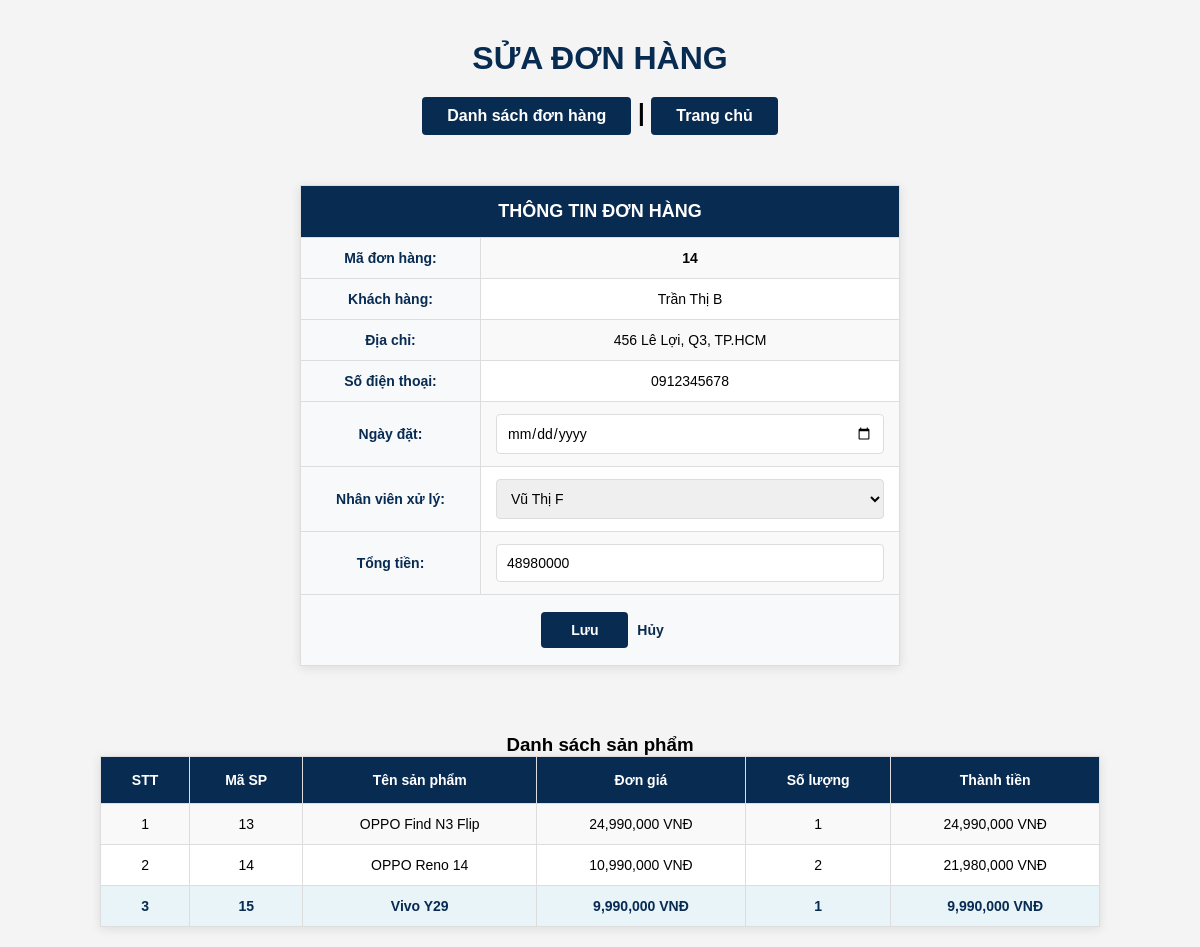
Page /donhang/donhang_edit.php?madh=14 (signed in) on the committed database.
### tables this page shows
CREATE TABLE donhang (
  madh INT AUTO_INCREMENT PRIMARY KEY,
  makh INT NOT NULL,
  ngaydat DATETIME NOT NULL,
  manv INT NOT NULL,
  trigia DOUBLE NOT NULL,
  FOREIGN KEY (makh) REFERENCES khachhang(makh) ON DELETE CASCADE,
  FOREIGN KEY (manv) REFERENCES nhanvien(manv) ON DELETE CASCADE
);

CREATE TABLE khachhang (
  makh INT PRIMARY KEY,
  tenkh VARCHAR(50) NOT NULL,
  diachi VARCHAR(50),
  sdt VARCHAR(30),
  FOREIGN KEY (makh) REFERENCES taikhoan(matk) ON DELETE CASCADE
);

CREATE TABLE nhanvien (
  manv INT PRIMARY KEY,
  tennv VARCHAR(50) NOT NULL,
  diachi VARCHAR(50) NOT NULL,
  sdt VARCHAR(30) NOT NULL,
  ns DATE NOT NULL,
  FOREIGN KEY (manv) REFERENCES taikhoan(matk) ON DELETE CASCADE
);

CREATE TABLE chitietdonhang (
  madh INT NOT NULL,
  masp INT NOT NULL,
  sl INT NOT NULL,
  PRIMARY KEY (madh, masp),
  FOREIGN KEY (madh) REFERENCES donhang(madh) ON DELETE CASCADE,
  FOREIGN KEY (masp) REFERENCES sanpham(masp) ON DELETE CASCADE
);

CREATE TABLE sanpham (
  masp INT AUTO_INCREMENT PRIMARY KEY,
  tensp VARCHAR(50) NOT NULL,
  gia DOUBLE NOT NULL,
  sl INT NOT NULL,
  hang VARCHAR(30) NOT NULL,
  baohanh INT NOT NULL,
  ghichu VARCHAR(255) NOT NULL,
  hinhanh VARCHAR(255) NOT NULL,
  madm INT NOT NULL,
  FOREIGN KEY (madm) REFERENCES danhmuc(madm) ON DELETE CASCADE
);

### donhang/donhang_edit.php (the view, shortened to what this page needs)
<!DOCTYPE html>
<html lang="vi">
<head>
    <link rel="stylesheet" href="../css/nv.css">
</head>
<body>
    <h1 align="center">SỬA ĐƠN HÀNG</h1>
    <h2 align="center">
        <a href="donhang.php">Danh sách đơn hàng</a> |
        <a href="../trangchu.php">Trang chủ</a>
    </h2>
    <?php
        $db = new DB();
        $conn = $db->getConnection() or die("Không thể kết nối database");
        mysqli_set_charset($conn, "utf8");
        $madh = isset($_REQUEST["madh"]) ? $_REQUEST["madh"] : "";
        $sql_donhang = "SELECT dh.madh, dh.ngaydat, dh.trigia, dh.makh, dh.manv,
                               kh.tenkh, kh.diachi, kh.sdt
                        FROM donhang dh
                        JOIN khachhang kh ON dh.makh = kh.makh
                        WHERE dh.madh = '$madh'";
        $result_donhang = mysqli_query($conn, $sql_donhang);
        $donhang = mysqli_fetch_object($result_donhang);
        $sql_nhanvien = "SELECT manv, tennv FROM nhanvien ORDER BY tennv";
        $result_nhanvien = mysqli_query($conn, $sql_nhanvien);
    ?>
    <form method="POST" action="donhang_edit_save.php">
        <table width="800" align="center" border="1">
            <tr>
                <td colspan="2"><strong>THÔNG TIN ĐƠN HÀNG</strong></td>
            </tr>
            <tr>
                <td width="200">Mã đơn hàng:</td>
                <td><strong><?php echo $donhang->madh; ?></strong></td>
            </tr>
            <tr>
                <td>Khách hàng:</td>
                <td><?php echo $donhang->tenkh; ?></td>
            </tr>
            <tr>
                <td>Địa chỉ:</td>
                <td><?php echo $donhang->diachi; ?></td>
            </tr>
            <tr>
                <td>Số điện thoại:</td>
                <td><?php echo $donhang->sdt; ?></td>
            </tr>
            <tr>
                <td>Ngày đặt:</td>
                <td>
                    <input type="date" name="ngaydat" value="<?php echo $donhang->ngaydat; ?>" required>
                </td>
            </tr>
            <tr>
                <td>Nhân viên xử lý:</td>
                <td>
                    <select name="manv" required>
                        <?php while($nv = mysqli_fetch_object($result_nhanvien)): ?>
                            <option value="<?php echo $nv->manv; ?>"
                                <?php echo ($nv->manv == $donhang->manv) ? 'selected' : ''; ?>>
                                <?php echo $nv->tennv; ?>
                            </option>
                        <?php endwhile; ?>
                    </select>
                </td>
            </tr>
            <tr>
                <td>Tổng tiền:</td>
                <td>
                    <input type="number" name="trigia" value="<?php echo $donhang->trigia; ?>"
                           step="1000" min="0" required>
                </td>
            </tr>
            <tr>
                <td colspan="2" align="center">
                    <input type="submit" value="Lưu">
                    <a href="donhang.php">Hủy</a>
                </td>
            </tr>
        </table>
    </form>
    <br>
    <h3 align="center">Danh sách sản phẩm</h3>
    <?php
        $sql_chitiet = "SELECT ctdh.masp, ctdh.sl,
                               sp.tensp, sp.gia
                        FROM chitietdonhang ctdh
                        JOIN sanpham sp ON ctdh.masp = sp.masp
                        WHERE ctdh.madh = '$madh'";
        $result_chitiet = mysqli_query($conn, $sql_chitiet);
    ?>
    <table width="1000" align="center" border="1">
        <tr>
            <th>STT</th>
            <th>Mã SP</th>
            <th>Tên sản phẩm</th>
            <th>Đơn giá</th>
            <th>Số lượng</th>
            <th>Thành tiền</th>
        </tr>
        <?php
        $stt = 0;
        while($row = mysqli_fetch_object($result_chitiet)) {
            $stt++;
            $thanhtien = $row->gia * $row->sl;
        ?>
        <tr align="center">
            <td><?php echo $stt; ?></td>
            <td><?php echo $row->masp; ?></td>
            <td><?php echo $row->tensp; ?></td>
            <td><?php echo number_format($row->gia); ?> VNĐ</td>
            <td><?php echo $row->sl; ?></td>
            <td><?php echo number_format($thanhtien); ?> VNĐ</td>
        </tr>
        <?php } ?>
    </table>
</body>
</html>

### css/nv.css (style rules this page uses)
* { margin: 0; padding: 0; box-sizing: border-box; font-family: Arial, sans-serif; }
body { background-color: #f4f4f4; padding: 20px 0; }
h1 { color: rgb(8, 43, 82); text-align: center; margin: 20px 0; font-size: 32px; text-transform: uppercase; font-weight: bold; }
h2 { text-align: center; margin: 15px 0 30px 0; }
h2 a { background: rgb(8, 43, 82); color: white; text-decoration: none; padding: 10px 25px; border-radius: 4px; font-size: 16px; display: inline-block; }
table { background: white; border-collapse: collapse; box-shadow: 0 2px 10px rgba(0, 0, 0, 0.1); margin: 0 auto; }
table th { background: rgb(8, 43, 82); color: white; padding: 15px; text-align: center; font-weight: bold; font-size: 14px; border: 1px solid #ddd; }
table td { padding: 12px 15px; border: 1px solid #ddd; font-size: 14px; text-align: center; }
table tr:nth-child(even) { background-color: #f9f9f9; }
table a { color: rgb(8, 43, 82); text-decoration: none; font-weight: bold; }
table tr:last-child td { background: #e8f4f8; font-weight: bold; color: rgb(8, 43, 82); }
form table { max-width: 600px; margin: 50px auto; }
form table tr:first-child td { background: rgb(8, 43, 82); color: white; font-size: 18px; font-weight: bold; padding: 15px; text-align: center; }
form table td { padding: 12px 15px; }
form table td:first-child { font-weight: bold; color: rgb(8, 43, 82); width: 180px; background: #f8f9fa; }
form input[type="text"], form input[type="password"], form input[type="number"], form input[type="date"], form input[type="file"], select { width: 100%; padding: 10px; border: 1px solid #ddd; border-radius: 4px; font-size: 14px; }
form input[type="submit"], form input[type="reset"], form input[type="button"] { background: rgb(8, 43, 82); color: white; border: none; padding: 10px 30px; border-radius: 4px; font-size: 14px; font-weight: bold; cursor: pointer; margin: 5px; }

### rows in the picture
donhang: madh "14", makh.tenkh "Trần Thị B", makh.diachi "456 Lê Lợi, Q3, TP.HCM", makh.sdt "0912345678", manv "Vũ Thị F", trigia "48980000"
chitietdonhang: masp "13", masp.tensp "OPPO Find N3 Flip", masp.gia "24,990,000", sl "1", thanhtien "24,990,000"
chitietdonhang: masp "14", masp.tensp "OPPO Reno 14", masp.gia "10,990,000", sl "2", thanhtien "21,980,000"
chitietdonhang: masp "15", masp.tensp "Vivo Y29", masp.gia "9,990,000", sl "1", thanhtien "9,990,000"
